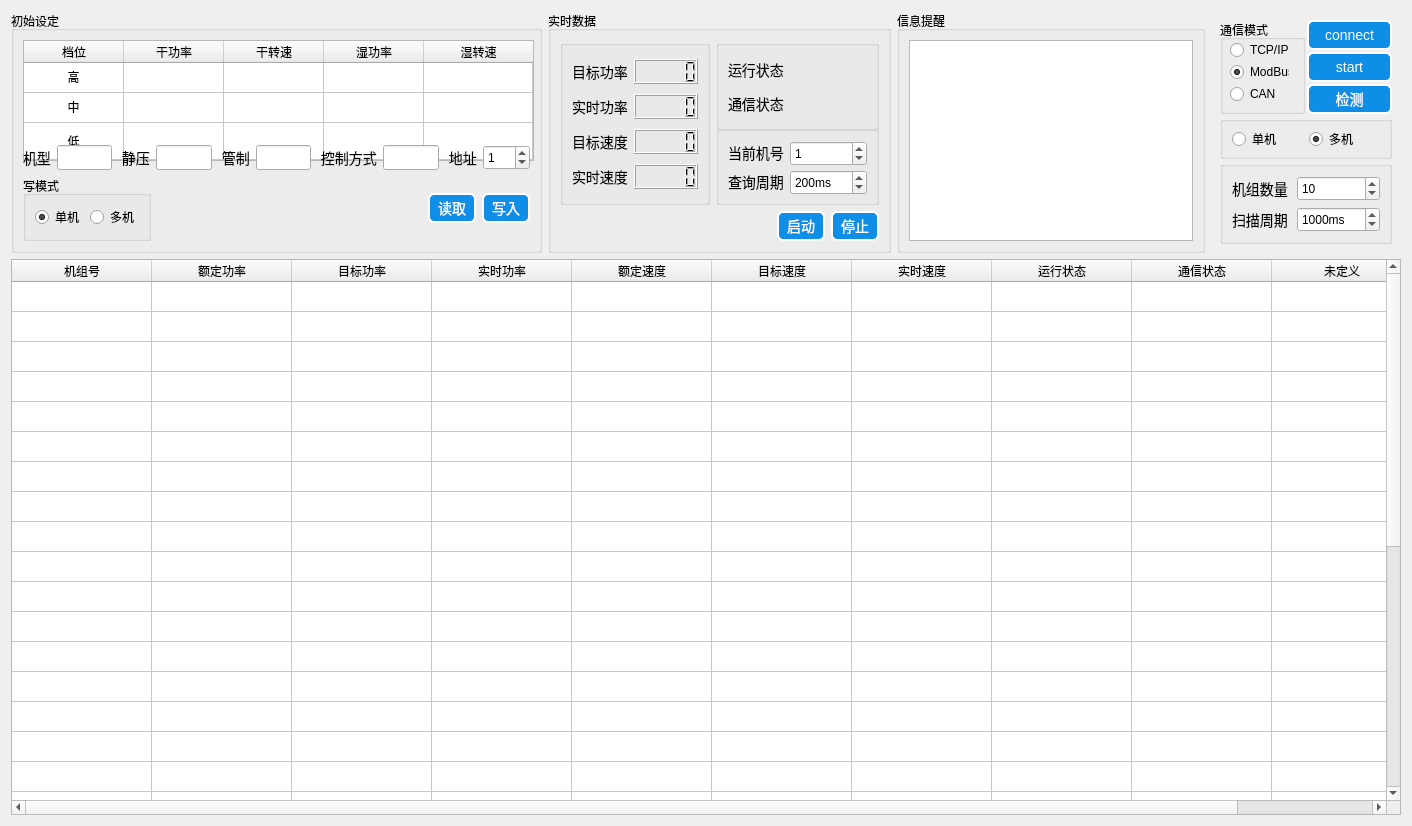
<?xml version="1.0" encoding="UTF-8"?>
<ui version="4.0">
 <class>FanMotorUi</class>
 <widget class="QWidget" name="FanMotorUi">
  <property name="geometry">
   <rect>
    <x>0</x>
    <y>0</y>
    <width>1412</width>
    <height>826</height>
   </rect>
  </property>
  <property name="minimumSize">
   <size>
    <width>0</width>
    <height>0</height>
   </size>
  </property>
  <property name="windowTitle">
   <string>Form</string>
  </property>
  <property name="styleSheet">
   <string notr="true">QLabel{
    color: black;
    qproperty-alignment: AlignCenter;
	
    /*font-family: 'Verdana';*/
    font-size: 14px;}

/* ******************QPushButton****************** */
QPushButton{
    background-color: rgb(14, 142, 231);
	border-style: outset;
    border-width: 2px;
	border-radius: 6px;
    color: white;
	font-size: 14px;
}

QPushButton:hover{
    background-color: rgb(57, 159, 251);
}

QPushButton:pressed{
    background-color: rgb(0, 125, 213);
}

QPushButton:disabled{
    background-color: gray;
}</string>
  </property>
  <layout class="QGridLayout" name="gridLayout_7">
   <item row="0" column="0">
    <widget class="QGroupBox" name="groupBox_4">
     <property name="minimumSize">
      <size>
       <width>531</width>
       <height>242</height>
      </size>
     </property>
     <property name="maximumSize">
      <size>
       <width>531</width>
       <height>242</height>
      </size>
     </property>
     <property name="title">
      <string>初始设定</string>
     </property>
     <layout class="QGridLayout" name="gridLayout_2">
      <item row="0" column="0">
       <widget class="QTableWidget" name="table_settings">
        <property name="sizePolicy">
         <sizepolicy hsizetype="Preferred" vsizetype="Preferred">
          <horstretch>0</horstretch>
          <verstretch>0</verstretch>
         </sizepolicy>
        </property>
        <property name="minimumSize">
         <size>
          <width>511</width>
          <height>121</height>
         </size>
        </property>
        <property name="maximumSize">
         <size>
          <width>511</width>
          <height>121</height>
         </size>
        </property>
        <property name="sizeAdjustPolicy">
         <enum>QAbstractScrollArea::AdjustToContents</enum>
        </property>
        <property name="gridStyle">
         <enum>Qt::SolidLine</enum>
        </property>
        <property name="rowCount">
         <number>3</number>
        </property>
        <property name="columnCount">
         <number>5</number>
        </property>
        <attribute name="horizontalHeaderVisible">
         <bool>true</bool>
        </attribute>
        <attribute name="horizontalHeaderCascadingSectionResizes">
         <bool>false</bool>
        </attribute>
        <attribute name="horizontalHeaderDefaultSectionSize">
         <number>100</number>
        </attribute>
        <attribute name="horizontalHeaderHighlightSections">
         <bool>true</bool>
        </attribute>
        <attribute name="horizontalHeaderMinimumSectionSize">
         <number>50</number>
        </attribute>
        <attribute name="horizontalHeaderShowSortIndicator" stdset="0">
         <bool>true</bool>
        </attribute>
        <attribute name="horizontalHeaderStretchLastSection">
         <bool>true</bool>
        </attribute>
        <attribute name="verticalHeaderVisible">
         <bool>false</bool>
        </attribute>
        <attribute name="verticalHeaderHighlightSections">
         <bool>false</bool>
        </attribute>
        <attribute name="verticalHeaderStretchLastSection">
         <bool>true</bool>
        </attribute>
        <row/>
        <row/>
        <row/>
        <column>
         <property name="text">
          <string>档位</string>
         </property>
        </column>
        <column>
         <property name="text">
          <string>干功率</string>
         </property>
        </column>
        <column>
         <property name="text">
          <string>干转速</string>
         </property>
        </column>
        <column>
         <property name="text">
          <string>湿功率</string>
         </property>
        </column>
        <column>
         <property name="text">
          <string>湿转速</string>
         </property>
        </column>
        <item row="0" column="0">
         <property name="text">
          <string>高</string>
         </property>
         <property name="textAlignment">
          <set>AlignCenter</set>
         </property>
         <property name="flags">
          <set>ItemIsEnabled</set>
         </property>
        </item>
        <item row="0" column="1">
         <property name="text">
          <string/>
         </property>
         <property name="textAlignment">
          <set>AlignCenter</set>
         </property>
         <property name="flags">
          <set>ItemIsSelectable|ItemIsEditable|ItemIsDragEnabled|ItemIsUserCheckable|ItemIsEnabled</set>
         </property>
        </item>
        <item row="0" column="2">
         <property name="text">
          <string/>
         </property>
         <property name="textAlignment">
          <set>AlignCenter</set>
         </property>
         <property name="flags">
          <set>ItemIsSelectable|ItemIsEditable|ItemIsDragEnabled|ItemIsUserCheckable|ItemIsEnabled</set>
         </property>
        </item>
        <item row="0" column="3">
         <property name="text">
          <string/>
         </property>
         <property name="textAlignment">
          <set>AlignCenter</set>
         </property>
         <property name="flags">
          <set>ItemIsSelectable|ItemIsEditable|ItemIsDragEnabled|ItemIsUserCheckable|ItemIsEnabled</set>
         </property>
        </item>
        <item row="0" column="4">
         <property name="text">
          <string/>
         </property>
         <property name="textAlignment">
          <set>AlignCenter</set>
         </property>
         <property name="flags">
          <set>ItemIsSelectable|ItemIsEditable|ItemIsDragEnabled|ItemIsUserCheckable|ItemIsEnabled</set>
         </property>
        </item>
        <item row="1" column="0">
         <property name="text">
          <string>中</string>
         </property>
         <property name="textAlignment">
          <set>AlignCenter</set>
         </property>
         <property name="flags">
          <set>ItemIsEnabled</set>
         </property>
        </item>
        <item row="1" column="1">
         <property name="text">
          <string/>
         </property>
         <property name="textAlignment">
          <set>AlignCenter</set>
         </property>
         <property name="flags">
          <set>ItemIsSelectable|ItemIsEditable|ItemIsDragEnabled|ItemIsUserCheckable|ItemIsEnabled</set>
         </property>
        </item>
        <item row="1" column="2">
         <property name="text">
          <string/>
         </property>
         <property name="textAlignment">
          <set>AlignCenter</set>
         </property>
         <property name="flags">
          <set>ItemIsSelectable|ItemIsEditable|ItemIsDragEnabled|ItemIsUserCheckable|ItemIsEnabled</set>
         </property>
        </item>
        <item row="1" column="3">
         <property name="text">
          <string/>
         </property>
         <property name="textAlignment">
          <set>AlignCenter</set>
         </property>
         <property name="flags">
          <set>ItemIsSelectable|ItemIsEditable|ItemIsDragEnabled|ItemIsUserCheckable|ItemIsEnabled</set>
         </property>
        </item>
        <item row="1" column="4">
         <property name="text">
          <string/>
         </property>
         <property name="textAlignment">
          <set>AlignCenter</set>
         </property>
         <property name="flags">
          <set>ItemIsSelectable|ItemIsEditable|ItemIsDragEnabled|ItemIsUserCheckable|ItemIsEnabled</set>
         </property>
        </item>
        <item row="2" column="0">
         <property name="text">
          <string>低</string>
         </property>
         <property name="textAlignment">
          <set>AlignCenter</set>
         </property>
         <property name="flags">
          <set>ItemIsEnabled</set>
         </property>
        </item>
        <item row="2" column="1">
         <property name="text">
          <string/>
         </property>
         <property name="textAlignment">
          <set>AlignCenter</set>
         </property>
         <property name="flags">
          <set>ItemIsSelectable|ItemIsEditable|ItemIsDragEnabled|ItemIsUserCheckable|ItemIsEnabled</set>
         </property>
        </item>
        <item row="2" column="2">
         <property name="text">
          <string/>
         </property>
         <property name="textAlignment">
          <set>AlignCenter</set>
         </property>
         <property name="flags">
          <set>ItemIsSelectable|ItemIsEditable|ItemIsDragEnabled|ItemIsUserCheckable|ItemIsEnabled</set>
         </property>
        </item>
        <item row="2" column="3">
         <property name="text">
          <string/>
         </property>
         <property name="textAlignment">
          <set>AlignCenter</set>
         </property>
         <property name="flags">
          <set>ItemIsSelectable|ItemIsEditable|ItemIsDragEnabled|ItemIsUserCheckable|ItemIsEnabled</set>
         </property>
        </item>
        <item row="2" column="4">
         <property name="text">
          <string/>
         </property>
         <property name="textAlignment">
          <set>AlignCenter</set>
         </property>
         <property name="flags">
          <set>ItemIsSelectable|ItemIsEditable|ItemIsDragEnabled|ItemIsUserCheckable|ItemIsEnabled</set>
         </property>
        </item>
       </widget>
      </item>
      <item row="1" column="0">
       <layout class="QHBoxLayout" name="horizontalLayout">
        <item>
         <widget class="QLabel" name="label">
          <property name="text">
           <string>机型</string>
          </property>
         </widget>
        </item>
        <item>
         <widget class="QLineEdit" name="lineEdit_type">
          <property name="minimumSize">
           <size>
            <width>0</width>
            <height>25</height>
           </size>
          </property>
          <property name="maximumSize">
           <size>
            <width>16777215</width>
            <height>25</height>
           </size>
          </property>
         </widget>
        </item>
        <item>
         <widget class="QLabel" name="label_2">
          <property name="text">
           <string> 静压</string>
          </property>
         </widget>
        </item>
        <item>
         <widget class="QLineEdit" name="lineEdit_pressure">
          <property name="minimumSize">
           <size>
            <width>0</width>
            <height>25</height>
           </size>
          </property>
          <property name="maximumSize">
           <size>
            <width>16777215</width>
            <height>25</height>
           </size>
          </property>
         </widget>
        </item>
        <item>
         <widget class="QLabel" name="label_3">
          <property name="text">
           <string> 管制</string>
          </property>
         </widget>
        </item>
        <item>
         <widget class="QLineEdit" name="lineEdit_regulation">
          <property name="minimumSize">
           <size>
            <width>0</width>
            <height>25</height>
           </size>
          </property>
          <property name="maximumSize">
           <size>
            <width>16777215</width>
            <height>25</height>
           </size>
          </property>
         </widget>
        </item>
        <item>
         <widget class="QLabel" name="label_4">
          <property name="text">
           <string> 控制方式</string>
          </property>
         </widget>
        </item>
        <item>
         <widget class="QLineEdit" name="lineEdit_control">
          <property name="minimumSize">
           <size>
            <width>0</width>
            <height>25</height>
           </size>
          </property>
          <property name="maximumSize">
           <size>
            <width>16777215</width>
            <height>25</height>
           </size>
          </property>
         </widget>
        </item>
        <item>
         <widget class="QLabel" name="label_5">
          <property name="text">
           <string> 地址</string>
          </property>
         </widget>
        </item>
        <item>
         <widget class="QSpinBox" name="spinBox_adressRW">
          <property name="minimumSize">
           <size>
            <width>0</width>
            <height>25</height>
           </size>
          </property>
          <property name="maximumSize">
           <size>
            <width>16777215</width>
            <height>25</height>
           </size>
          </property>
          <property name="maximum">
           <number>255</number>
          </property>
          <property name="value">
           <number>1</number>
          </property>
         </widget>
        </item>
       </layout>
      </item>
      <item row="2" column="0">
       <layout class="QHBoxLayout" name="horizontalLayout_7">
        <item>
         <widget class="QGroupBox" name="groupBox_6">
          <property name="title">
           <string>写模式</string>
          </property>
          <layout class="QHBoxLayout" name="horizontalLayout_3">
           <item>
            <widget class="QRadioButton" name="radioButton_signleMode">
             <property name="text">
              <string>单机</string>
             </property>
             <property name="checked">
              <bool>true</bool>
             </property>
            </widget>
           </item>
           <item>
            <widget class="QRadioButton" name="radioButton_mutixMode">
             <property name="text">
              <string>多机</string>
             </property>
            </widget>
           </item>
          </layout>
         </widget>
        </item>
        <item>
         <spacer name="horizontalSpacer">
          <property name="orientation">
           <enum>Qt::Horizontal</enum>
          </property>
          <property name="sizeHint" stdset="0">
           <size>
            <width>28</width>
            <height>20</height>
           </size>
          </property>
         </spacer>
        </item>
        <item>
         <widget class="QPushButton" name="pushButton_read">
          <property name="minimumSize">
           <size>
            <width>0</width>
            <height>30</height>
           </size>
          </property>
          <property name="maximumSize">
           <size>
            <width>16777215</width>
            <height>30</height>
           </size>
          </property>
          <property name="text">
           <string>  读取  </string>
          </property>
         </widget>
        </item>
        <item>
         <widget class="QPushButton" name="pushButton_write">
          <property name="minimumSize">
           <size>
            <width>0</width>
            <height>30</height>
           </size>
          </property>
          <property name="maximumSize">
           <size>
            <width>16777215</width>
            <height>30</height>
           </size>
          </property>
          <property name="text">
           <string>  写入  </string>
          </property>
         </widget>
        </item>
       </layout>
      </item>
     </layout>
     <zorder>table_settings</zorder>
     <zorder></zorder>
    </widget>
   </item>
   <item row="0" column="1">
    <widget class="QGroupBox" name="groupBox_5">
     <property name="minimumSize">
      <size>
       <width>343</width>
       <height>0</height>
      </size>
     </property>
     <property name="maximumSize">
      <size>
       <width>461</width>
       <height>242</height>
      </size>
     </property>
     <property name="title">
      <string>实时数据</string>
     </property>
     <layout class="QGridLayout" name="gridLayout_8" columnstretch="0,0,0">
      <item row="0" column="0" rowspan="2">
       <widget class="QGroupBox" name="groupBox">
        <layout class="QGridLayout" name="gridLayout_3">
         <item row="0" column="0">
          <widget class="QLabel" name="label_9">
           <property name="text">
            <string>目标功率</string>
           </property>
          </widget>
         </item>
         <item row="0" column="1">
          <widget class="QLCDNumber" name="lcdNumber_targetPower">
           <property name="sizePolicy">
            <sizepolicy hsizetype="Minimum" vsizetype="Fixed">
             <horstretch>0</horstretch>
             <verstretch>0</verstretch>
            </sizepolicy>
           </property>
           <property name="minimumSize">
            <size>
             <width>0</width>
             <height>25</height>
            </size>
           </property>
          </widget>
         </item>
         <item row="1" column="0">
          <widget class="QLabel" name="label_10">
           <property name="text">
            <string>实时功率</string>
           </property>
          </widget>
         </item>
         <item row="1" column="1">
          <widget class="QLCDNumber" name="lcdNumber_nowPower">
           <property name="sizePolicy">
            <sizepolicy hsizetype="Minimum" vsizetype="Fixed">
             <horstretch>0</horstretch>
             <verstretch>0</verstretch>
            </sizepolicy>
           </property>
           <property name="minimumSize">
            <size>
             <width>0</width>
             <height>25</height>
            </size>
           </property>
          </widget>
         </item>
         <item row="2" column="0">
          <widget class="QLabel" name="label_11">
           <property name="text">
            <string>目标速度</string>
           </property>
          </widget>
         </item>
         <item row="2" column="1">
          <widget class="QLCDNumber" name="lcdNumber_speedRef">
           <property name="sizePolicy">
            <sizepolicy hsizetype="Minimum" vsizetype="Fixed">
             <horstretch>0</horstretch>
             <verstretch>0</verstretch>
            </sizepolicy>
           </property>
           <property name="minimumSize">
            <size>
             <width>0</width>
             <height>25</height>
            </size>
           </property>
          </widget>
         </item>
         <item row="3" column="0">
          <widget class="QLabel" name="label_16">
           <property name="text">
            <string>实时速度</string>
           </property>
          </widget>
         </item>
         <item row="3" column="1">
          <widget class="QLCDNumber" name="lcdNumber_speedFbk">
           <property name="sizePolicy">
            <sizepolicy hsizetype="Minimum" vsizetype="Fixed">
             <horstretch>0</horstretch>
             <verstretch>0</verstretch>
            </sizepolicy>
           </property>
           <property name="minimumSize">
            <size>
             <width>0</width>
             <height>25</height>
            </size>
           </property>
          </widget>
         </item>
        </layout>
       </widget>
      </item>
      <item row="2" column="0" colspan="3">
       <layout class="QHBoxLayout" name="horizontalLayout_4">
        <item>
         <spacer name="horizontalSpacer_4">
          <property name="orientation">
           <enum>Qt::Horizontal</enum>
          </property>
          <property name="sizeHint" stdset="0">
           <size>
            <width>40</width>
            <height>20</height>
           </size>
          </property>
         </spacer>
        </item>
        <item>
         <widget class="QPushButton" name="pushButton_startMotor">
          <property name="minimumSize">
           <size>
            <width>0</width>
            <height>30</height>
           </size>
          </property>
          <property name="maximumSize">
           <size>
            <width>16777215</width>
            <height>30</height>
           </size>
          </property>
          <property name="text">
           <string>  启动  </string>
          </property>
         </widget>
        </item>
        <item>
         <widget class="QPushButton" name="pushButton_stopMotor">
          <property name="minimumSize">
           <size>
            <width>0</width>
            <height>30</height>
           </size>
          </property>
          <property name="maximumSize">
           <size>
            <width>16777215</width>
            <height>30</height>
           </size>
          </property>
          <property name="text">
           <string>  停止  </string>
          </property>
         </widget>
        </item>
       </layout>
      </item>
      <item row="0" column="1" colspan="2">
       <widget class="QGroupBox" name="groupBox">
        <property name="minimumSize">
         <size>
          <width>150</width>
          <height>90</height>
         </size>
        </property>
        <layout class="QGridLayout" name="gridLayout_5">
         <item row="0" column="0">
          <widget class="QLabel" name="label_17">
           <property name="text">
            <string>运行状态</string>
           </property>
          </widget>
         </item>
         <item row="0" column="1">
          <widget class="QcwIndicatorLamp" name="lamp_runState" native="true"/>
         </item>
         <item row="1" column="0">
          <widget class="QLabel" name="label_18">
           <property name="text">
            <string>通信状态</string>
           </property>
          </widget>
         </item>
         <item row="1" column="1">
          <widget class="QcwIndicatorLamp" name="lamp_comState" native="true">
           <property name="sizePolicy">
            <sizepolicy hsizetype="Preferred" vsizetype="Preferred">
             <horstretch>0</horstretch>
             <verstretch>0</verstretch>
            </sizepolicy>
           </property>
          </widget>
         </item>
        </layout>
       </widget>
      </item>
      <item row="1" column="1" colspan="2">
       <widget class="QGroupBox" name="groupBox">
        <layout class="QGridLayout" name="gridLayout_6">
         <item row="0" column="0">
          <widget class="QLabel" name="label_19">
           <property name="text">
            <string>当前机号</string>
           </property>
          </widget>
         </item>
         <item row="0" column="1">
          <widget class="QSpinBox" name="spinBox_currentaddress">
           <property name="minimumSize">
            <size>
             <width>0</width>
             <height>25</height>
            </size>
           </property>
           <property name="maximumSize">
            <size>
             <width>16777215</width>
             <height>25</height>
            </size>
           </property>
           <property name="maximum">
            <number>255</number>
           </property>
           <property name="value">
            <number>1</number>
           </property>
          </widget>
         </item>
         <item row="1" column="0">
          <widget class="QLabel" name="label_23">
           <property name="text">
            <string>查询周期</string>
           </property>
          </widget>
         </item>
         <item row="1" column="1">
          <widget class="QSpinBox" name="spinBox_pollingPeriod">
           <property name="minimumSize">
            <size>
             <width>0</width>
             <height>25</height>
            </size>
           </property>
           <property name="suffix">
            <string>ms</string>
           </property>
           <property name="maximum">
            <number>10000</number>
           </property>
           <property name="singleStep">
            <number>10</number>
           </property>
           <property name="value">
            <number>200</number>
           </property>
          </widget>
         </item>
        </layout>
       </widget>
      </item>
     </layout>
    </widget>
   </item>
   <item row="0" column="2">
    <widget class="QGroupBox" name="groupBox_9">
     <property name="maximumSize">
      <size>
       <width>16777215</width>
       <height>242</height>
      </size>
     </property>
     <property name="title">
      <string>信息提醒</string>
     </property>
     <layout class="QGridLayout" name="gridLayout_10">
      <item row="0" column="0">
       <widget class="QTextBrowser" name="textBrowser"/>
      </item>
     </layout>
    </widget>
   </item>
   <item row="1" column="0" colspan="4">
    <widget class="QTableWidget" name="table_realtime">
     <property name="sizePolicy">
      <sizepolicy hsizetype="Expanding" vsizetype="Expanding">
       <horstretch>0</horstretch>
       <verstretch>0</verstretch>
      </sizepolicy>
     </property>
     <property name="textElideMode">
      <enum>Qt::ElideRight</enum>
     </property>
     <property name="rowCount">
      <number>32</number>
     </property>
     <attribute name="horizontalHeaderDefaultSectionSize">
      <number>140</number>
     </attribute>
     <attribute name="horizontalHeaderMinimumSectionSize">
      <number>45</number>
     </attribute>
     <attribute name="horizontalHeaderStretchLastSection">
      <bool>true</bool>
     </attribute>
     <attribute name="verticalHeaderVisible">
      <bool>false</bool>
     </attribute>
     <attribute name="verticalHeaderStretchLastSection">
      <bool>false</bool>
     </attribute>
     <row>
      <property name="text">
       <string>1</string>
      </property>
     </row>
     <row/>
     <row/>
     <row/>
     <row/>
     <row/>
     <row/>
     <row/>
     <row/>
     <row/>
     <row/>
     <row/>
     <row/>
     <row/>
     <row/>
     <row/>
     <row/>
     <row/>
     <row/>
     <row/>
     <row/>
     <row/>
     <row/>
     <row/>
     <row/>
     <row/>
     <row/>
     <row/>
     <row/>
     <row/>
     <row/>
     <row/>
     <column>
      <property name="text">
       <string>机组号</string>
      </property>
     </column>
     <column>
      <property name="text">
       <string>额定功率</string>
      </property>
     </column>
     <column>
      <property name="text">
       <string>目标功率</string>
      </property>
     </column>
     <column>
      <property name="text">
       <string>实时功率</string>
      </property>
     </column>
     <column>
      <property name="text">
       <string>额定速度</string>
      </property>
     </column>
     <column>
      <property name="text">
       <string>目标速度</string>
      </property>
     </column>
     <column>
      <property name="text">
       <string>实时速度</string>
      </property>
     </column>
     <column>
      <property name="text">
       <string>运行状态</string>
      </property>
     </column>
     <column>
      <property name="text">
       <string>通信状态</string>
      </property>
     </column>
     <column>
      <property name="text">
       <string>未定义</string>
      </property>
     </column>
     <item row="0" column="8">
      <property name="text">
       <string/>
      </property>
     </item>
    </widget>
   </item>
   <item row="0" column="3">
    <widget class="QFrame" name="frame">
     <property name="maximumSize">
      <size>
       <width>16777215</width>
       <height>242</height>
      </size>
     </property>
     <layout class="QGridLayout" name="gridLayout">
      <property name="spacing">
       <number>2</number>
      </property>
      <item row="0" column="0" rowspan="3">
       <widget class="QGroupBox" name="groupBox_7">
        <property name="title">
         <string>通信模式</string>
        </property>
        <widget class="QRadioButton" name="radioButton_tcp">
         <property name="geometry">
          <rect>
           <x>10</x>
           <y>22</y>
           <width>59</width>
           <height>16</height>
          </rect>
         </property>
         <property name="text">
          <string>TCP/IP</string>
         </property>
         <property name="checked">
          <bool>false</bool>
         </property>
        </widget>
        <widget class="QRadioButton" name="radioButton_modbus">
         <property name="geometry">
          <rect>
           <x>10</x>
           <y>44</y>
           <width>59</width>
           <height>16</height>
          </rect>
         </property>
         <property name="text">
          <string>ModBus</string>
         </property>
         <property name="checked">
          <bool>true</bool>
         </property>
        </widget>
        <widget class="QRadioButton" name="radioButton_can">
         <property name="geometry">
          <rect>
           <x>10</x>
           <y>66</y>
           <width>59</width>
           <height>16</height>
          </rect>
         </property>
         <property name="text">
          <string>CAN   </string>
         </property>
         <property name="checked">
          <bool>false</bool>
         </property>
        </widget>
       </widget>
      </item>
      <item row="0" column="1">
       <widget class="QPushButton" name="connectButton">
        <property name="minimumSize">
         <size>
          <width>0</width>
          <height>30</height>
         </size>
        </property>
        <property name="maximumSize">
         <size>
          <width>16777215</width>
          <height>30</height>
         </size>
        </property>
        <property name="text">
         <string>   connect   </string>
        </property>
       </widget>
      </item>
      <item row="1" column="1">
       <widget class="QPushButton" name="startButton">
        <property name="minimumSize">
         <size>
          <width>0</width>
          <height>30</height>
         </size>
        </property>
        <property name="maximumSize">
         <size>
          <width>16777215</width>
          <height>30</height>
         </size>
        </property>
        <property name="text">
         <string>  start  </string>
        </property>
       </widget>
      </item>
      <item row="2" column="1">
       <widget class="QPushButton" name="searchButton">
        <property name="minimumSize">
         <size>
          <width>0</width>
          <height>30</height>
         </size>
        </property>
        <property name="maximumSize">
         <size>
          <width>16777215</width>
          <height>30</height>
         </size>
        </property>
        <property name="text">
         <string>  检测  </string>
        </property>
       </widget>
      </item>
      <item row="4" column="0" colspan="2">
       <widget class="QGroupBox" name="groupBox_8">
        <property name="minimumSize">
         <size>
          <width>0</width>
          <height>0</height>
         </size>
        </property>
        <property name="title">
         <string/>
        </property>
        <layout class="QGridLayout" name="gridLayout_4">
         <property name="leftMargin">
          <number>9</number>
         </property>
         <property name="topMargin">
          <number>9</number>
         </property>
         <property name="rightMargin">
          <number>9</number>
         </property>
         <property name="bottomMargin">
          <number>9</number>
         </property>
         <property name="horizontalSpacing">
          <number>9</number>
         </property>
         <item row="0" column="0">
          <widget class="QLabel" name="label_21">
           <property name="text">
            <string>机组数量</string>
           </property>
          </widget>
         </item>
         <item row="0" column="1">
          <widget class="QSpinBox" name="spinBox_motorNum">
           <property name="minimumSize">
            <size>
             <width>0</width>
             <height>25</height>
            </size>
           </property>
           <property name="maximumSize">
            <size>
             <width>16777215</width>
             <height>25</height>
            </size>
           </property>
           <property name="minimum">
            <number>1</number>
           </property>
           <property name="maximum">
            <number>32</number>
           </property>
           <property name="value">
            <number>10</number>
           </property>
          </widget>
         </item>
         <item row="1" column="0">
          <widget class="QLabel" name="label_22">
           <property name="text">
            <string>扫描周期</string>
           </property>
          </widget>
         </item>
         <item row="1" column="1">
          <widget class="QSpinBox" name="spinBox_timePeriod">
           <property name="minimumSize">
            <size>
             <width>0</width>
             <height>25</height>
            </size>
           </property>
           <property name="suffix">
            <string>ms</string>
           </property>
           <property name="maximum">
            <number>100000</number>
           </property>
           <property name="singleStep">
            <number>20</number>
           </property>
           <property name="value">
            <number>1000</number>
           </property>
          </widget>
         </item>
        </layout>
       </widget>
      </item>
      <item row="3" column="0" colspan="2">
       <widget class="QGroupBox" name="groupBox_10">
        <property name="title">
         <string/>
        </property>
        <layout class="QHBoxLayout" name="horizontalLayout_5">
         <property name="topMargin">
          <number>3</number>
         </property>
         <property name="bottomMargin">
          <number>3</number>
         </property>
         <item>
          <widget class="QRadioButton" name="radioButton_signleMotorMode">
           <property name="text">
            <string>单机</string>
           </property>
           <property name="checked">
            <bool>false</bool>
           </property>
          </widget>
         </item>
         <item>
          <widget class="QRadioButton" name="radioButton_multiMotorMode">
           <property name="text">
            <string>多机</string>
           </property>
           <property name="checked">
            <bool>true</bool>
           </property>
          </widget>
         </item>
        </layout>
       </widget>
      </item>
     </layout>
    </widget>
   </item>
  </layout>
 </widget>
 <customwidgets>
  <customwidget>
   <class>QcwIndicatorLamp</class>
   <extends>QWidget</extends>
   <header location="global">lamp/qcw_indicatorlamp.h</header>
   <container>1</container>
  </customwidget>
 </customwidgets>
 <resources/>
 <connections/>
</ui>
